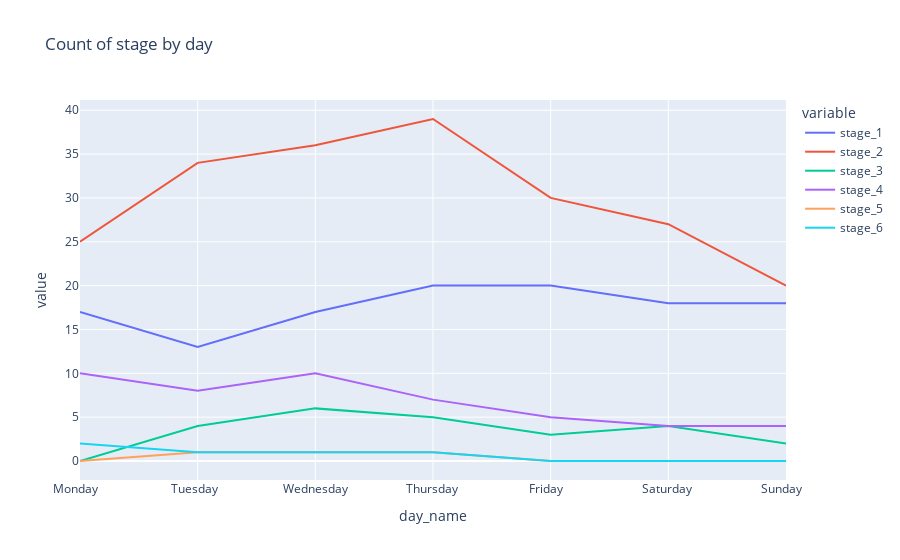

This figure's notebook cell:
### Code cell
dayly = %sql SELECT day,day_name as "day_name" ,count(case when stage = 1 then 1 else null end) as "stage_1",count(case when stage = 2 then 1 else null end) as "stage_2",count(case when stage = 3 then 1 else null end) as "stage_3",count(case when stage = 4 then 1 else null end) as "stage_4",count(case when stage = 5 then 1 else null end) as "stage_5",count(case when stage = 6 then 1 else null end) as "stage_6" FROM load_shedding_clean GROUP BY day,day_name ORDER by day
dayly
fig2 = px.line(dayly,x="day_name",y=["stage_1","stage_2","stage_3","stage_4","stage_5","stage_6"],title="Count of stage by day")
fig2.show()

### Figure 1 — Plotly figure (JSON) as saved in the notebook; plotly's stock layout.template omitted (floating-point values rounded to 4 significant figures)
{"data": [{"hovertemplate": "variable=stage_1<br>day_name=%{x}<br>value=%{y}<extra></extra>", "legendgroup": "stage_1", "line": {"color": "#636efa", "dash": "solid"}, "marker": {"symbol": "circle"}, "mode": "lines", "name": "stage_1", "orientation": "v", "showlegend": true, "type": "scatter", "x": ["Monday   ", "Tuesday  ", "Wednesday", "Thursday ", "Friday   ", "Saturday ", "Sunday   "], "xaxis": "x", "y": [17, 13, 17, 20, 20, 18, 18], "yaxis": "y"}, {"hovertemplate": "variable=stage_2<br>day_name=%{x}<br>value=%{y}<extra></extra>", "legendgroup": "stage_2", "line": {"color": "#EF553B", "dash": "solid"}, "marker": {"symbol": "circle"}, "mode": "lines", "name": "stage_2", "orientation": "v", "showlegend": true, "type": "scatter", "x": ["Monday   ", "Tuesday  ", "Wednesday", "Thursday ", "Friday   ", "Saturday ", "Sunday   "], "xaxis": "x", "y": [25, 34, 36, 39, 30, 27, 20], "yaxis": "y"}, {"hovertemplate": "variable=stage_3<br>day_name=%{x}<br>value=%{y}<extra></extra>", "legendgroup": "stage_3", "line": {"color": "#00cc96", "dash": "solid"}, "marker": {"symbol": "circle"}, "mode": "lines", "name": "stage_3", "orientation": "v", "showlegend": true, "type": "scatter", "x": ["Monday   ", "Tuesday  ", "Wednesday", "Thursday ", "Friday   ", "Saturday ", "Sunday   "], "xaxis": "x", "y": [0, 4, 6, 5, 3, 4, 2], "yaxis": "y"}, {"hovertemplate": "variable=stage_4<br>day_name=%{x}<br>value=%{y}<extra></extra>", "legendgroup": "stage_4", "line": {"color": "#ab63fa", "dash": "solid"}, "marker": {"symbol": "circle"}, "mode": "lines", "name": "stage_4", "orientation": "v", "showlegend": true, "type": "scatter", "x": ["Monday   ", "Tuesday  ", "Wednesday", "Thursday ", "Friday   ", "Saturday ", "Sunday   "], "xaxis": "x", "y": [10, 8, 10, 7, 5, 4, 4], "yaxis": "y"}, {"hovertemplate": "variable=stage_5<br>day_name=%{x}<br>value=%{y}<extra></extra>", "legendgroup": "stage_5", "line": {"color": "#FFA15A", "dash": "solid"}, "marker": {"symbol": "circle"}, "mode": "lines", "name": "stage_5", "orientation": "v", "showlegend": true, "type": "scatter", "x": ["Monday   ", "Tuesday  ", "Wednesday", "Thursday ", "Friday   ", "Saturday ", "Sunday   "], "xaxis": "x", "y": [0, 1, 1, 1, 0, 0, 0], "yaxis": "y"}, {"hovertemplate": "variable=stage_6<br>day_name=%{x}<br>value=%{y}<extra></extra>", "legendgroup": "stage_6", "line": {"color": "#19d3f3", "dash": "solid"}, "marker": {"symbol": "circle"}, "mode": "lines", "name": "stage_6", "orientation": "v", "showlegend": true, "type": "scatter", "x": ["Monday   ", "Tuesday  ", "Wednesday", "Thursday ", "Friday   ", "Saturday ", "Sunday   "], "xaxis": "x", "y": [2, 1, 1, 1, 0, 0, 0], "yaxis": "y"}], "layout": {"legend": {"title": {"text": "variable"}, "tracegroupgap": 0}, "title": {"text": "Count of stage by day"}, "xaxis": {"anchor": "y", "domain": [0, 1], "title": {"text": "day_name"}}, "yaxis": {"anchor": "x", "domain": [0, 1], "title": {"text": "value"}}}}
